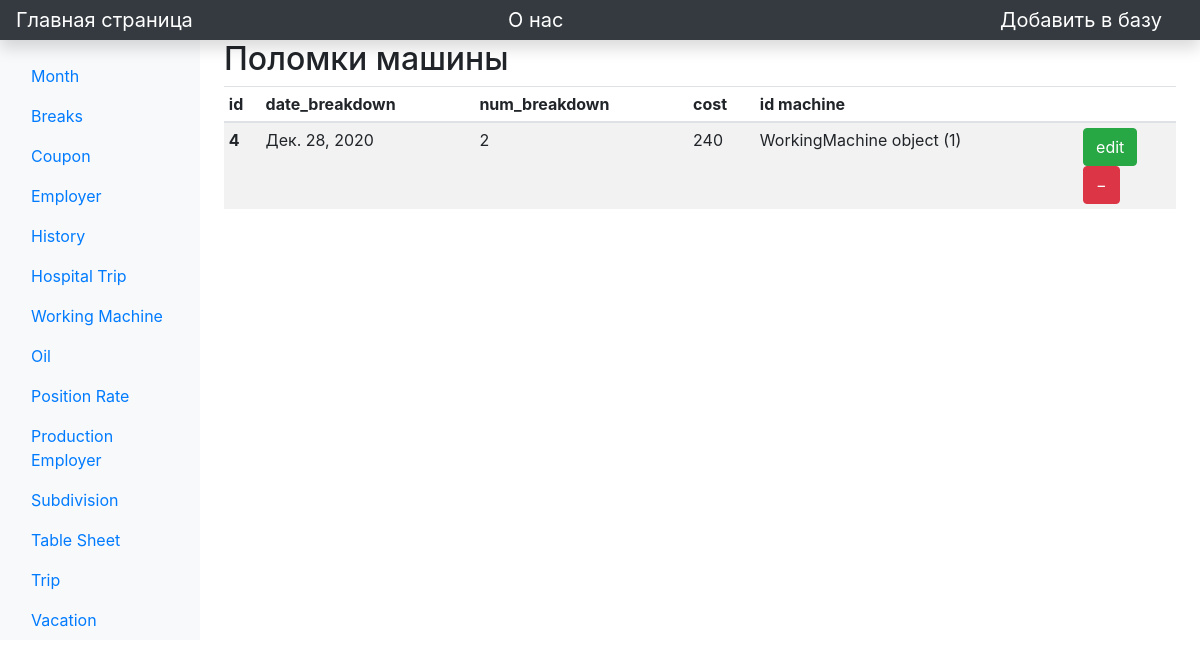
Page /view/breaks_ on the committed database.
### main/models.py (models this page shows)
class MachineBreakdowns(models.Model):
    date_breakdown = models.DateField()
    num_breakdown = models.IntegerField('Number breakdowns')
    cost = models.IntegerField('Costs')
    id_machine = models.ForeignKey('WorkingMachine', on_delete=models.PROTECT)

class WorkingMachine(models.Model):
    name = models.CharField('Name machine', max_length=64)
    model = models.CharField('Model machine', max_length=64)
    year_creation = models.IntegerField('Year creation')

### main/views.py (the view)
# urls.py: path('view/breaks_', views.breaks_, name='breaks_'),
def breaks_(request):
    task = MachineBreakdowns.objects.all()
    return render(request, 'main/view/breaks_.html', {'task': task})

### main/templates/main/view/breaks_.html (shortened to what this page needs)
{% extends 'main/base.html' %}
{% block content %}
        <main class="col-md-9 ms-sm-auto col-lg-10 px-md-4">
            <h2>Поломки машины</h2>
            <div class="">
                <table class="table table-striped table-sm ">
                    <thead>
                    <tr>
                        <th scope="col">id</th>
                        <th scope="col">date_breakdown</th>
                        <th scope="col">num_breakdown</th>
                        <th scope="col">cost</th>
                        <th scope="col">id machine</th>
                        <th scope="col"></th>
                    </tr>
                    </thead>
                    <tbody>
                    {% if task %}
                    {% for i in task %}
                        <tr>
                            <th scope="row">{{ i.id }}</th>
                            <td>{{ i.date_breakdown }}</td>
                            <td>{{ i.num_breakdown }}</td>
                            <td>{{ i.cost }}</td>
                            <td>{{ i.id_machine }}</td>
                            <td>
                                <form method="post" action="http://127.0.0.1:8000/{{ i.id }}/edit_breaks">
                                    <button type="submit" class="btn btn-success">
                                        <span>edit</span>
                                    </button>
                                </form>
                                <form method="post" action="http://127.0.0.1:8000/{{ i.id }}/breaks">
                                    <button type="submit" class="btn btn-danger">
                                        <span>&#8722;</span>
                                    </button>
                                </form>
                            </td>
                        </tr>
                    {% endfor %}
                    {% else %}
                    <tr>
                        <td>Empty!</td>
                    </tr>
                    {% endif %}
                    </tbody>
                </table>
            </div>
        </main>
{% endblock %}

### rows in the picture
MachineBreakdowns: id "4", date_breakdown "Дек. 28, 2020", num_breakdown "2", cost "240", id_machine "WorkingMachine object (1)"
